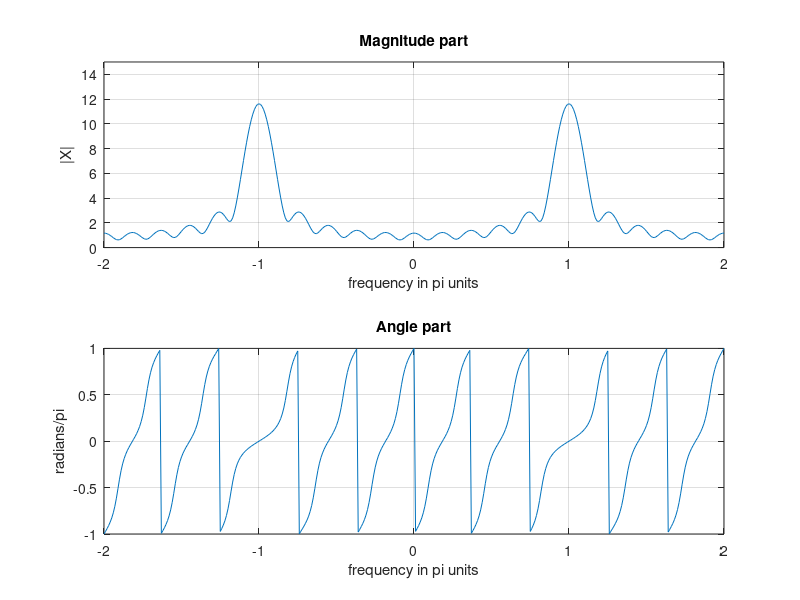

Reproduce this figure in MATLAB.
n = -5:5;
x = (-0.9).^ n;
k = -200 : 200;
w = (pi / 100) * k;
X = x * (exp(-j * pi / 100)) .^ (n' * k);
magX = abs(X);
angX = angle(X);


subplot(2,1,1); plot(w/pi, magX); grid; axis([-2,2,0,15]);
xlabel('frequency in pi units'); ylabel('|X|');title('Magnitude part')

subplot(2,1,2); plot(w/pi, angX/pi); grid; axis([-2,2,-1,1]);
xlabel('frequency in pi units'); ylabel('radians/pi');  title('Angle part')
